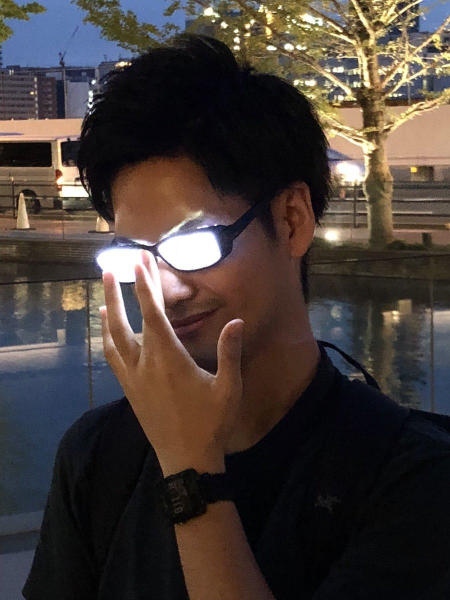
#> input picture Week 3/cutie.jpg, 900 x 1200 px (shown at 1/2 size)
$ python 'Challenge 1 and 2.py'
#> lines starting #> are read from the running program, lines starting #| are printed output that depends on the picture; after the words box and inside, x2 and y2 are one past the last pixel; in counts of white or black regions, pixels touching at a corner belong together; pictures that were not available may be replaced by others from this repository, and a replacement may not be noted
import cv2
import numpy as np


#reading images
img = cv2.imread("cutie.jpg")
#> img is the input picture: shape (1200, 900, 3); mean B, G, R 55.5, 59.7, 68.9
cv2.imshow('Cutie', img)

 #scale it to 50%
scale_percent = 50 # percent of original size
width = int(img.shape[1] * scale_percent / 100)
#> width = 450
height = int(img.shape[0] * scale_percent / 100)
#> height = 600
dim = (width, height)
#> dim = (450, 600)

#Create a new image
resized = cv2.resize(img, dim, interpolation = cv2.INTER_AREA)
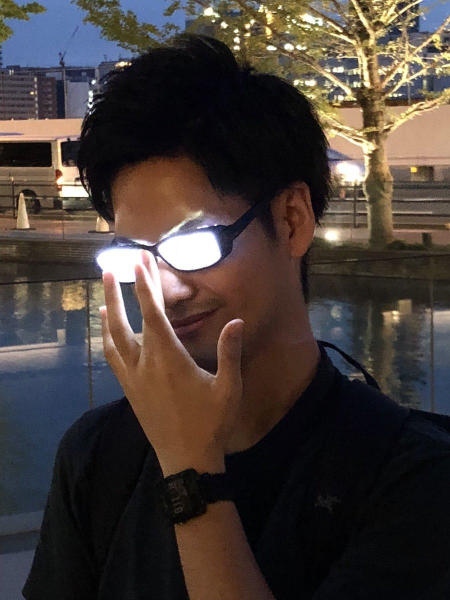
#> resized: shape (600, 450, 3); mean B, G, R 55.6, 59.8, 69
cv2.imshow("Resized image", resized)

#find dimensions of image
dimensions=resized.shape
#> dimensions = (600, 450, 3)

height = img.shape[0]
#> height = 1200
width = img.shape[1]
#> width = 900
channels = img.shape[2]
#> channels = 3

print('Image Dimension    : ',dimensions)
#| Image Dimension    :  (600, 450, 3)
print('Image Height       : ',height)
#| Image Height       :  1200
print('Image Width        : ',width)
#| Image Width        :  900
print('Number of Channels : ',channels)
#| Number of Channels :  3

#using circle() function to draw a circle on the given image
circled = cv2.circle(resized,(225,300),40,(225,0,0),thickness=2)
cv2.imshow('Circle',circled)

#pass through greyscale blur and canny layer
#convert to greyscale
greyscale=cv2.cvtColor(circled,cv2.COLOR_BGR2GRAY)
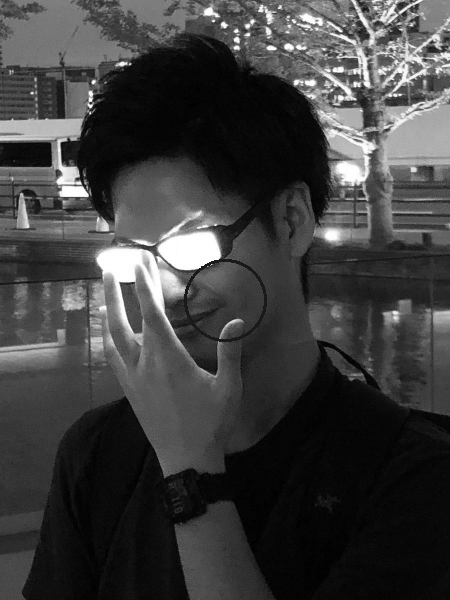
#> greyscale: shape (600, 450); min 0, max 255, mean 61.9
cv2.imshow('Grey',greyscale)

#blur
blur=cv2.GaussianBlur(greyscale,(9,9),cv2.BORDER_DEFAULT)
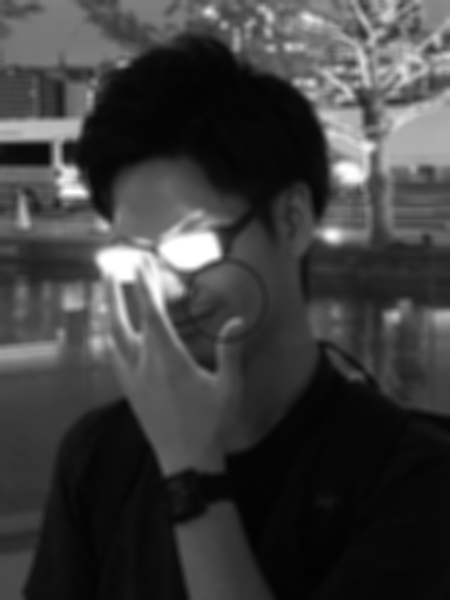
#> blur: shape (600, 450); min 2, max 255, mean 61.9
#ksize has to be odd numbers
cv2.imshow('Blur',blur)

#canny
canny=cv2.Canny(blur,125,200)
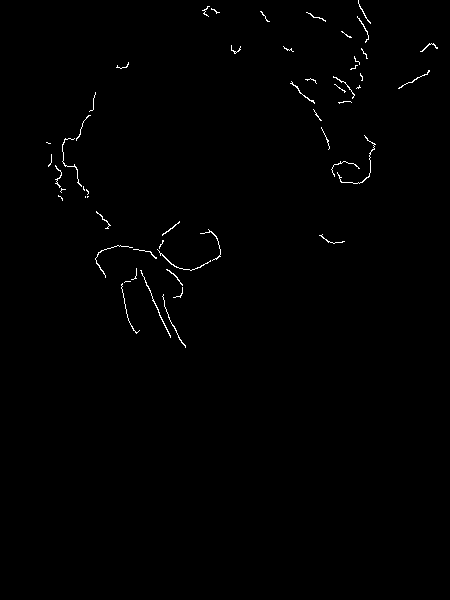
#> canny: shape (600, 450); 0.58% white in thin lines or dots, all inside (x1, y1, x2, y2) = (46, 0, 438, 348)
cv2.imshow('Canny',canny)


#rotate image 45 degrees
#Rotation
def rotate(canny, angle, rotPoint=None):
#> called with angle = -45
    (height,width)=canny.shape[:2]
#> height = 600; width = 450

    if rotPoint is None:
        rotPoint=(width//2,height//2)
#> rotPoint = (225, 300)

    rotMat = cv2.getRotationMatrix2D(rotPoint,angle,scale=1.0)
    dimensions =(width,height)
#> dimensions = (450, 600)

    return cv2.warpAffine(canny,rotMat,dimensions)
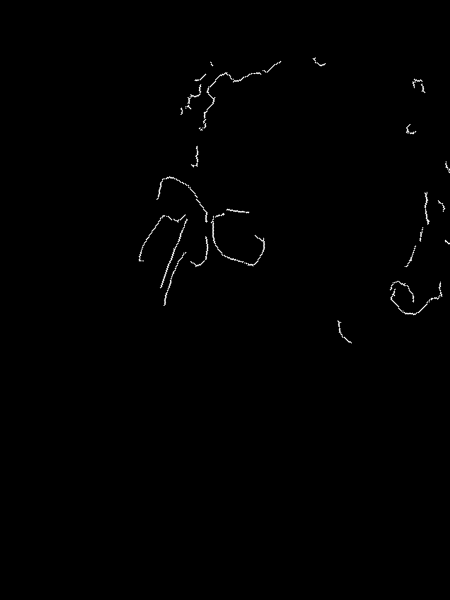
#> returned value: shape (600, 450); min 0, max 255, mean 1.2

rotated= rotate(canny,-45)
cv2.imshow('Rotate',rotated)

#Read Video
capture = cv2.VideoCapture('kitten.mp4')
#VideoCapture(0) = Webcam input

#capture=cv2.VideoCapture(0)

while True:
    isTrue,frame=capture.read()
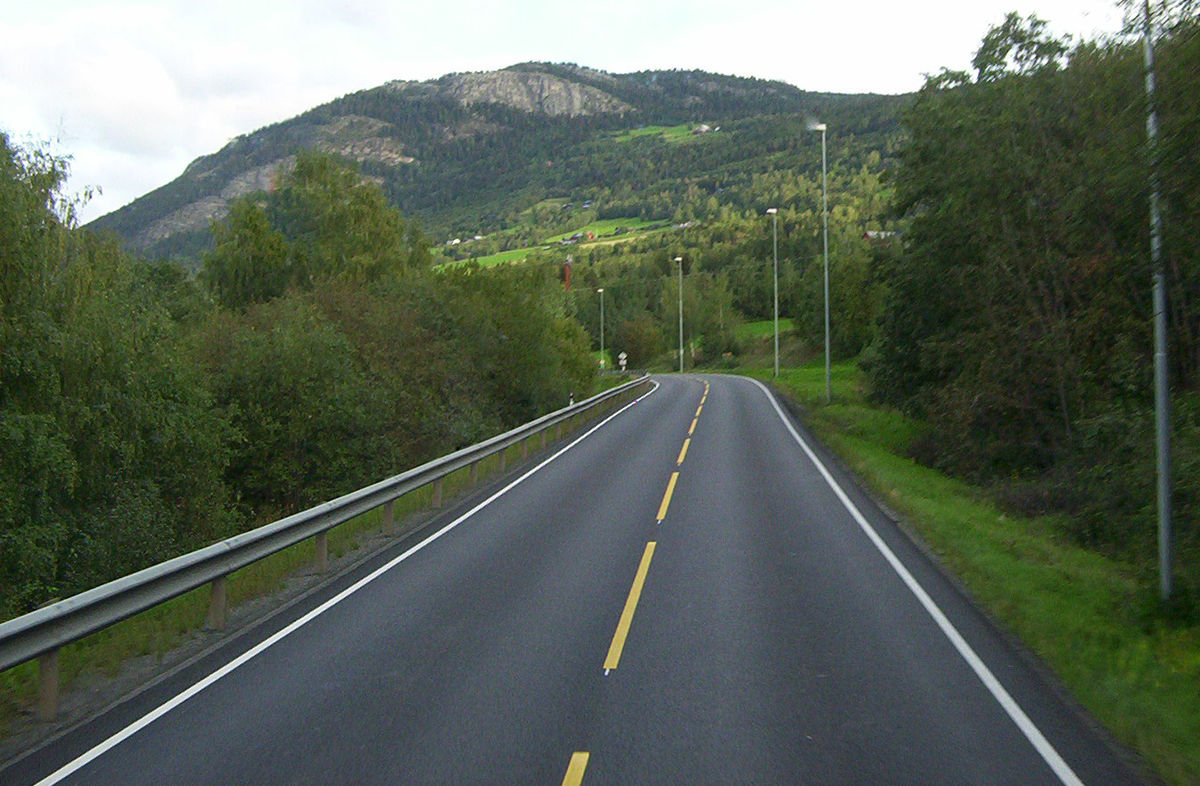
#> input picture Week 5/lane_img.jpg, 1200 x 786 px, given in place of kitten.mp4, which was not available
#> frame is the input picture: shape (786, 1200, 3); mean B, G, R 87, 99.6, 89.3
    #show frame
    cv2.imshow('',frame)

    #if the d key is pressed, kill screen
    if cv2.waitKey(20) & 0xFF==ord('d'):
#> (key Esc is pressed here)
        break

capture.release()

cv2.waitKey(0)
cv2.destroyAllWindows()
